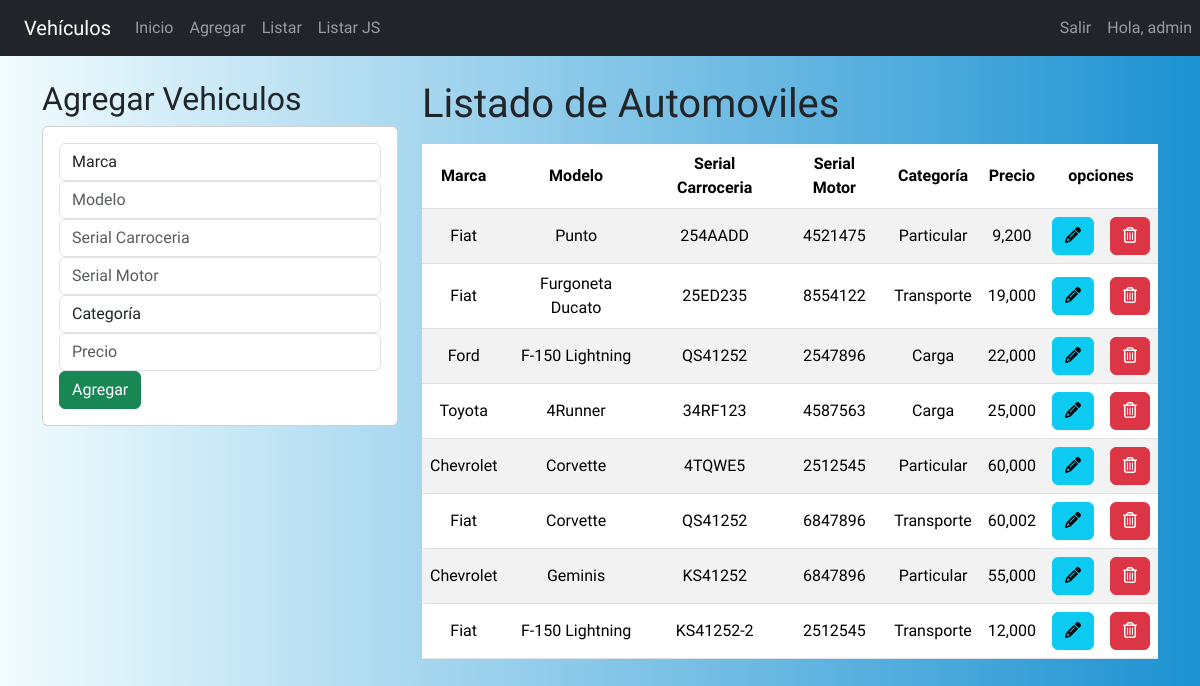
The page /add/ (signed in) on the database as committed earlier.
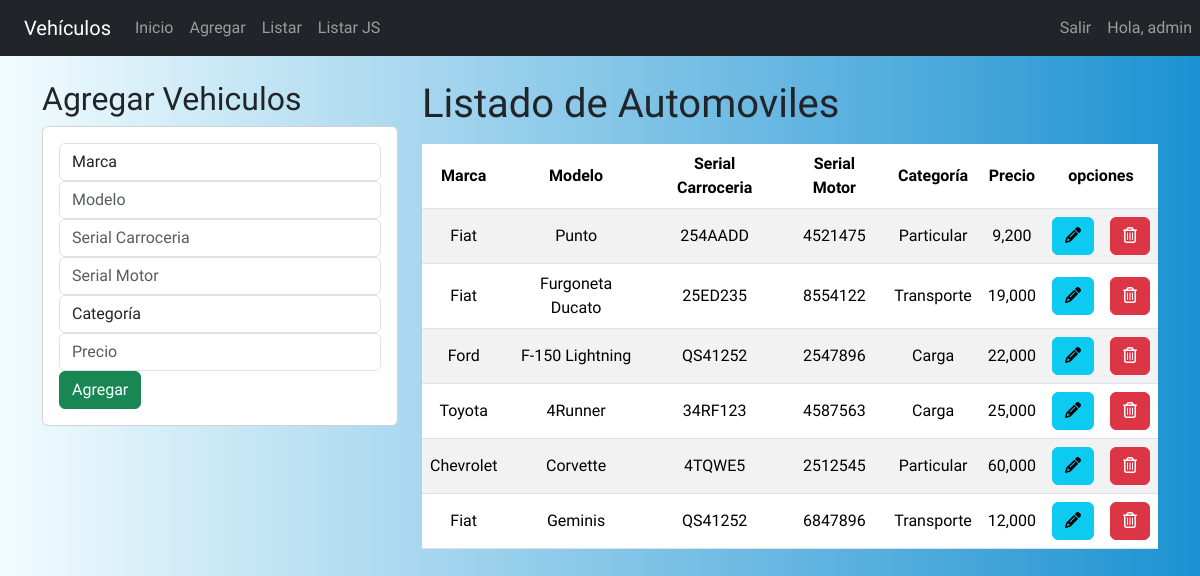
The same page on the database as committed later.
### vehiculo/models.py (models this page shows, shortened)
class Auto(models.Model):
    CATEGORIA_CHOICES = (
        ('Particular', 'Particular'),
        ('Transporte', 'Transporte'),
        ('Carga', 'Carga'),
    )
    MARCA_CHOICES = (
        ('Fiat', 'Fiat'),
        ('Chevrolet', 'Chevrolet'),
        ('Ford', 'Ford'),
        ('Toyota', 'Toyota'),
    )
    marca = models.CharField(max_length=20, choices=MARCA_CHOICES)
    modelo = models.CharField(max_length=100)
    serialCarroceria = models.CharField(max_length=50)
    serialMotor = models.CharField(max_length=50)
    categoria = models.CharField(max_length=20, choices=CATEGORIA_CHOICES)
    precio = models.IntegerField()
    fechaCreacion = models.DateField()
    fechaModificacion = models.DateField(auto_now=True)
    class Meta:
        permissions = [("visualizar_catalogo", "Visualizar Catalogo")]

### vehiculo/views.py (the view)
# urls.py: path('add/', add_view, name='add'),
@login_required(login_url='/login')
@user_passes_test(is_staff, login_url='/')
@permission_required('vehiculo.visualizar_catalogo',  login_url='/')
def add_view(request):
    autosListado = Auto.objects.all()
    return render(request, "add.html", {"autos": autosListado})

### vehiculo/views.py (called while the page is built)
def is_staff(user):
    return user.is_staff

### templates/add.html (shortened to what this page needs)
{% extends "./base1.html" %}
{% load static %}
{% load humanize %}
{% load bootstrap5 %}
{% block body %}
<div class="row">
        <div class="col-sm-12 col-md-6 col-lg-4 col-xl-4">
            <h2>Agregar Vehiculos</h2>
            <div class="card">
                <div class="card-body">
                    <form action="/registrarauto/" method="POST">{% csrf_token %}
                        <div class="form-group">
                            <select id="selectMarca" name="selectMarca" class="form-control">
                                <option value="" disabled selected>Marca</option>
                            </select>
                        </div>
                        <div class="form-group">
                            <input type="text" id="txtModelo" name="txtModelo" class="form-control" placeholder="Modelo" minlength="1" maxlength="100" requerid>
                        </div>
                        <div class="form-group">
                            <input type="text" id="txtSerialCarroceria" name="txtSerialCarroceria" class="form-control" placeholder="Serial Carroceria" minlength="1" maxlength="50" requerid>
                        </div>
                        <div class="form-group">
                            <input type="text" id="txtSerialMotor" name="txtSerialMotor" class="form-control" placeholder="Serial Motor" minlength="1" maxlength="50" requerid>
                        </div>
                        <div class="form-group">
                            <select id="selectCategoria" name="selectCategoria" class="form-control">
                                <option value="" disabled selected>Categoría</option>
                            </select>
                        </div>
                        <div class="form-group">
                            <input type="text" id="txtPrecio" name="txtPrecio" class="form-control" placeholder="Precio" required>
                        </div>
                        <div class="form-group">
                            <button type="submit" class="btn btn-success btn-block text-white">Agregar</button>
                        </div>
                    </form>
                </div>
            </div>
        </div>
        <div class="col-sm-12 col-md-6 col-lg-8 col-xl-8">
            <h1>Listado de Automoviles</h1>
            <div class="table-responsive py-2">
                <table class="table table-striped">
                    <thead>
                        <tr>
                            <th>Marca</th>
                            <th>Modelo</th>
                            <th>Serial Carroceria</th>
                            <th>Serial Motor</th>
                            <th>Categoría</th>
                            <th>Precio</th>
                            <th colspan="2">opciones</th>
                        </tr>
                    </thead>
                    <tbody>
                        {% for x in autos %}
                        <tr>
                            <td>{{x.marca}}</td>
                            <td>{{x.modelo}}</td>
                            <td>{{x.serialCarroceria}}</td>
                            <td>{{x.serialMotor}}</td>
                            <td>{{x.categoria}}</td>
                            <td>{{ x.precio|floatformat|intcomma }}</td>
                            <td><a href="edicionauto/{{x.id}}" class="btn btn-info"><i class="fa-solid fa-pencil"></i></a></td>
                            <td><a href="eliminarauto/{{x.id}}" class="btn btn-danger btnEliminacion"><i class="fa-regular fa-trash-can"></i></a></td>
                        </tr>
                        {% endfor %}
                    </tbody>
                </table>
            </div>
        </div>
</div>
{% endblock %}

Rows that differ between the two databases and show on the page:
removed Auto: marca "Fiat", modelo "Corvette", serialCarroceria "QS41252", serialMotor "6847896", categoria "Transporte", precio "60,002"
removed Auto: marca "Chevrolet", modelo "Geminis", serialCarroceria "KS41252", serialMotor "6847896", categoria "Particular", precio "55,000"
removed Auto: marca "Fiat", modelo "F-150 Lightning", serialCarroceria "KS41252-2", serialMotor "2512545", categoria "Transporte", precio "12,000"
added Auto: marca "Fiat", modelo "Geminis", serialCarroceria "QS41252", serialMotor "6847896", categoria "Transporte", precio "12,000"
